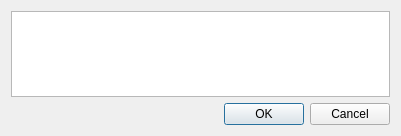
<?xml version="1.0" encoding="UTF-8"?>
<ui version="4.0">
 <class>editLabel</class>
 <widget class="QDialog" name="editLabel">
  <property name="geometry">
   <rect>
    <x>0</x>
    <y>0</y>
    <width>401</width>
    <height>136</height>
   </rect>
  </property>
  <property name="minimumSize">
   <size>
    <width>401</width>
    <height>136</height>
   </size>
  </property>
  <property name="maximumSize">
   <size>
    <width>401</width>
    <height>136</height>
   </size>
  </property>
  <property name="windowTitle">
   <string>Edit Label</string>
  </property>
  <layout class="QVBoxLayout" name="verticalLayout">
   <item>
    <widget class="QTextEdit" name="textEdit">
     <property name="html">
      <string>&lt;!DOCTYPE HTML PUBLIC &quot;-//W3C//DTD HTML 4.0//EN&quot; &quot;http://www.w3.org/TR/REC-html40/strict.dtd&quot;&gt;
&lt;html&gt;&lt;head&gt;&lt;meta name=&quot;qrichtext&quot; content=&quot;1&quot; /&gt;&lt;style type=&quot;text/css&quot;&gt;
p, li { white-space: pre-wrap; }
&lt;/style&gt;&lt;/head&gt;&lt;body style=&quot; font-family:'MS Shell Dlg 2'; font-size:8.25pt; font-weight:400; font-style:normal;&quot;&gt;
&lt;p style=&quot;-qt-paragraph-type:empty; margin-top:0px; margin-bottom:0px; margin-left:0px; margin-right:0px; -qt-block-indent:0; text-indent:0px;&quot;&gt;&lt;br /&gt;&lt;/p&gt;&lt;/body&gt;&lt;/html&gt;</string>
     </property>
    </widget>
   </item>
   <item>
    <widget class="QDialogButtonBox" name="buttonBox">
     <property name="orientation">
      <enum>Qt::Horizontal</enum>
     </property>
     <property name="standardButtons">
      <set>QDialogButtonBox::Cancel|QDialogButtonBox::Ok</set>
     </property>
    </widget>
   </item>
  </layout>
 </widget>
 <resources/>
 <connections>
  <connection>
   <sender>buttonBox</sender>
   <signal>accepted()</signal>
   <receiver>editLabel</receiver>
   <slot>accept()</slot>
   <hints>
    <hint type="sourcelabel">
     <x>248</x>
     <y>254</y>
    </hint>
    <hint type="destinationlabel">
     <x>157</x>
     <y>274</y>
    </hint>
   </hints>
  </connection>
  <connection>
   <sender>buttonBox</sender>
   <signal>rejected()</signal>
   <receiver>editLabel</receiver>
   <slot>reject()</slot>
   <hints>
    <hint type="sourcelabel">
     <x>316</x>
     <y>260</y>
    </hint>
    <hint type="destinationlabel">
     <x>286</x>
     <y>274</y>
    </hint>
   </hints>
  </connection>
 </connections>
</ui>
